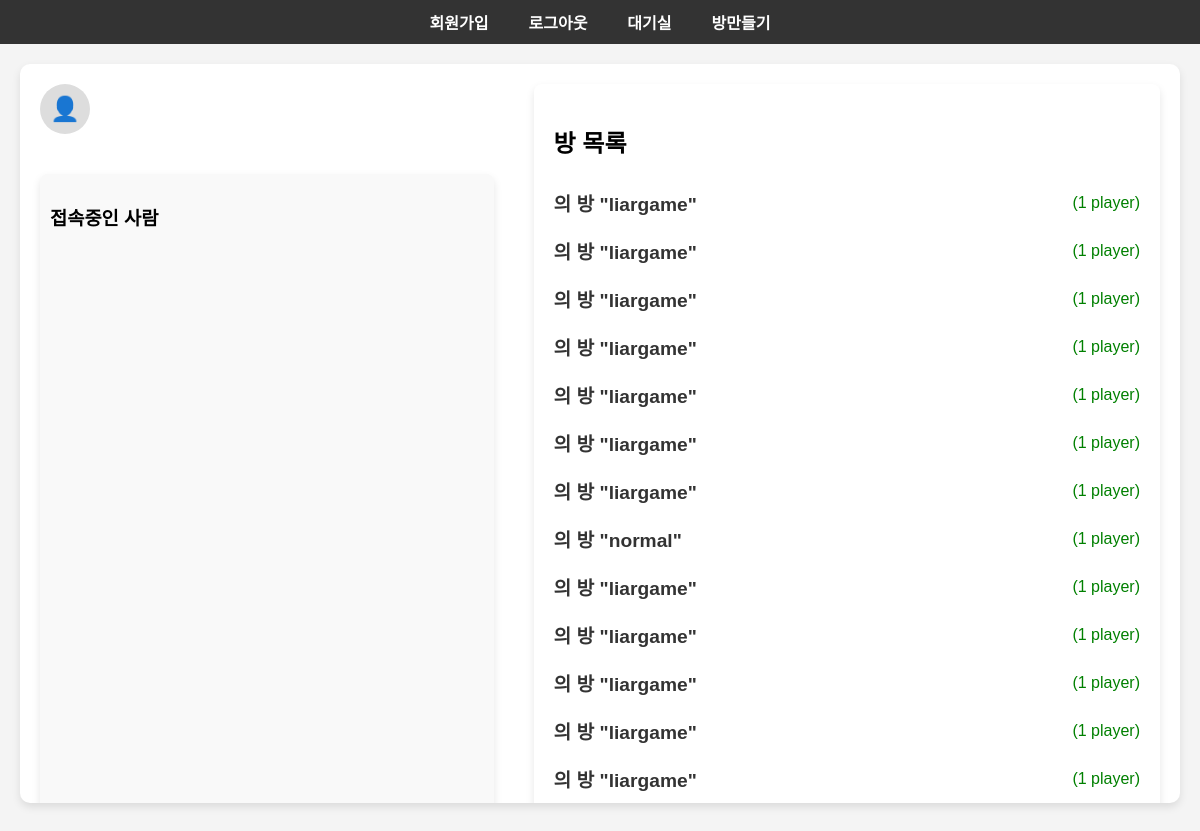
The app's page /liargame/game/ (signed in), older data.
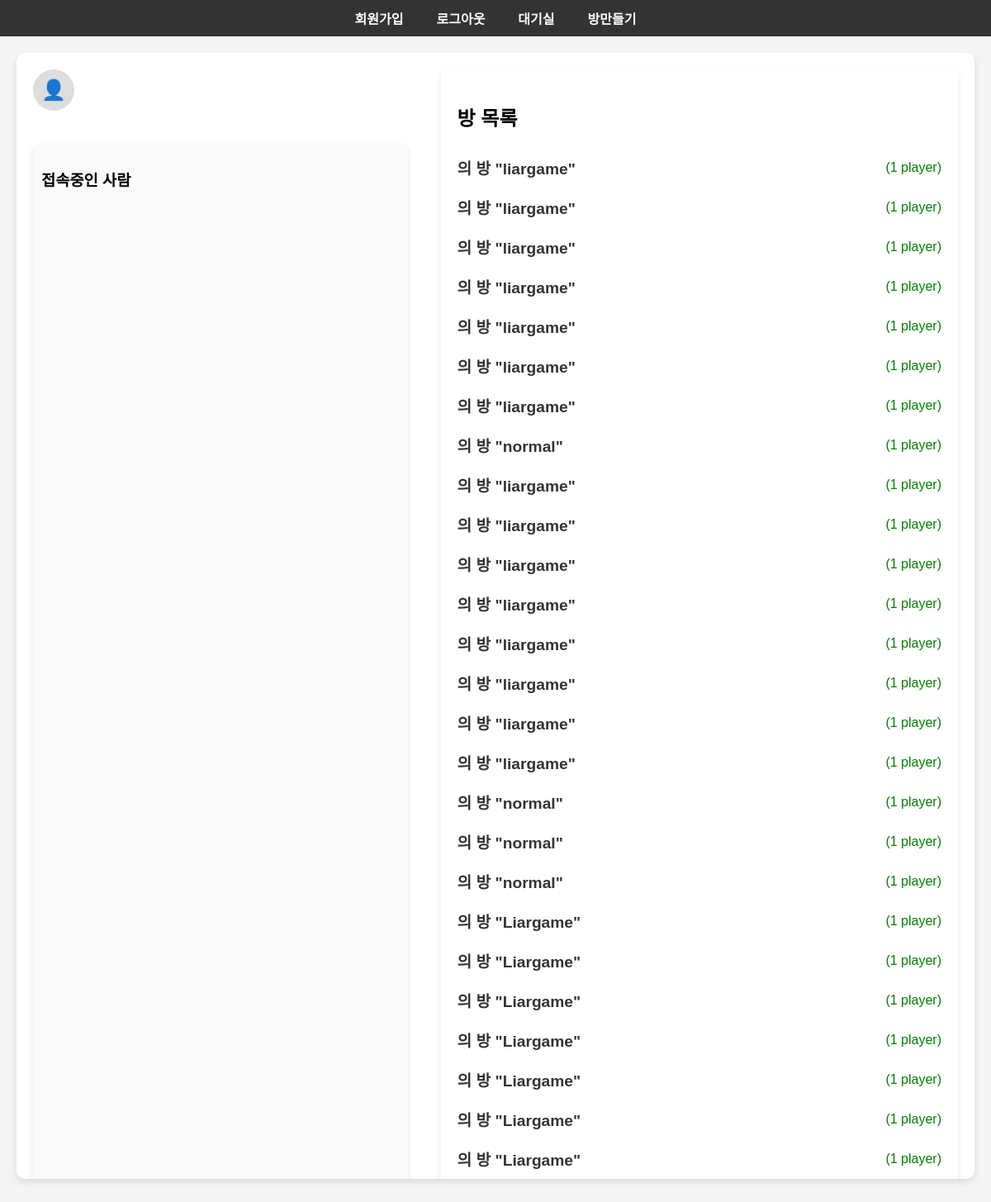
The same page, newer data.
### liargame/models.py (models this page shows, shortened)
class Room(models.Model):
    room_number = models.AutoField(primary_key=True)
    game_type = models.CharField(max_length=100)
    created_at = models.DateTimeField(auto_now_add=True)
    owner = models.ForeignKey('CustomUser', on_delete=models.CASCADE, null=True, blank=True, related_name='owned_rooms')
    players = models.ManyToManyField('CustomUser', related_name='rooms', blank=True)  # 플레이어들

### liargame/views.py (the view)
# urls.py: path('game/', views.game, name='game'),  # 방 목록 페이지
@login_required
def game(request):
    rooms = Room.objects.all()
    username = request.user.nickname if request.user.is_authenticated else "익명"
    all_users = list(CustomUser.objects.values_list('nickname', flat=True).distinct())
    return render(request, 'liargame/game.html', {
        'username': username,
        'rooms': rooms,  # 방 정보 전달
        'all_users': all_users,
    })

### liargame/templates/liargame/game.html (shortened to what this page needs)
<!DOCTYPE html>
<html lang="en">
<head>
</head>
<body>
    <nav>
        <ul>
            <li><a href="{% url 'signup' %}">회원가입</a></li>
            {% if user.is_authenticated %}
                <li>
                    <a href="#" onclick="document.getElementById('logout-form').submit();">로그아웃</a>
                </li>
            {% else %}
                <li><a href="{% url 'signin' %}">로그인</a></li>
            {% endif %}
            <li><a href="{% url 'game' %}">대기실</a></li>
            <li><a href="{% url 'create_room' %}">방만들기</a></li>
        </ul>
    </nav>
    <div class="main-box">
        <div class="left-panel">
            <div class="nickname">
                <div class="profile-circle">👤</div>
            </div>
            <div class="all-users">
                <h3>접속중인 사람</h3>
            </div>
        </div>
        <div class="right-panel">
            <div class="room-list">
                <h2>방 목록</h2>
                {% if rooms %}
                    {% for room in rooms %}
                        <a href="{% url 'room_detail' room_id=room.room_number %}" class="room-link">
                            <div class="room">
                                <div class="room-info">
                                    <strong>{{ room.owner.nickname }}의 방</strong>
                                    <span>"{{ room.game_type }}"</span>
                                </div>
                                <div class="room-players">
                                    ({{ room.players.count }} player{{ room.players.count|pluralize }})
                                </div>
                            </div>
                        </a>
                    {% endfor %}
                {% else %}
                    <p>아직 개설된 방이 없습니다.</p>
                {% endif %}
            </div>
        </div>
    </div>
</body>
</html>

### liargame/templates/liargame/game.html (style rules this page uses)
body { font-family: Arial, sans-serif; margin: 0; padding: 0; background-color: #f4f4f4; display: flex; flex-direction: column; height: 100vh; }
nav { background-color: #333; color: white; padding: 10px 20px; position: sticky; top: 0; z-index: 1000; }
nav ul { list-style-type: none; padding: 0; margin: 0; display: flex; justify-content: center; }
nav ul li { margin: 0 20px; }
nav ul li a { color: white; text-decoration: none; font-weight: bold; }
.main-box { display: flex; margin: 20px; background-color: white; border-radius: 10px; box-shadow: 0 4px 8px rgba(0, 0, 0, 0.1); height: calc(100vh - 120px); overflow: hidden; }
.left-panel { width: 42%; padding: 20px; display: flex; flex-direction: column; height: 100%; overflow-y: auto; }
.nickname { display: flex; align-items: center; margin-bottom: 20px; }
.profile-circle { width: 50px; height: 50px; background-color: #ddd; border-radius: 50%; display: flex; justify-content: center; align-items: center; margin-right: 10px; font-size: 1.5rem; color: #666; }
.all-users { margin-top: 20px; background-color: #f9f9f9; padding: 10px; border-radius: 8px; box-shadow: 0 4px 8px rgba(0, 0, 0, 0.1); flex-grow: 1; overflow-y: auto; height: 100%; }
.right-panel { width: 58%; padding: 20px; display: flex; flex-direction: column; height: 100%; overflow-y: auto; }
.room-list { background-color: white; padding: 20px; border-radius: 8px; box-shadow: 0 4px 8px rgba(0, 0, 0, 0.1); flex-grow: 1; height: 100%; overflow-y: auto; }
.room { border-bottom: 1px solid #ddd; padding: 10px 0; display: flex; justify-content: space-between; align-items: center; }
.room:last-child { border-bottom: none; }
.room-info { font-weight: bold; font-size: 1.2rem; color: #333; }
.room-players { font-size: 1rem; color: #666; }
.room-players { color: green; }
.room-link { text-decoration: none; color: inherit; display: block; }

Row changes from the older to the newer data that the page shows:
added Room: game_type "liargame", players.count "1"
added Room: game_type "liargame", players.count "1"
added Room: game_type "liargame", players.count "1"
added Room: game_type "normal", players.count "1"
added Room: game_type "normal", players.count "1"
added Room: game_type "normal", players.count "1"
added Room: game_type "Liargame", players.count "1"
added Room: game_type "Liargame", players.count "1"
added Room: game_type "Liargame", players.count "1"
added Room: game_type "Liargame", players.count "1"
added Room: game_type "Liargame", players.count "1"
added Room: game_type "Liargame", players.count "1"
added Room: game_type "Liargame", players.count "1"
